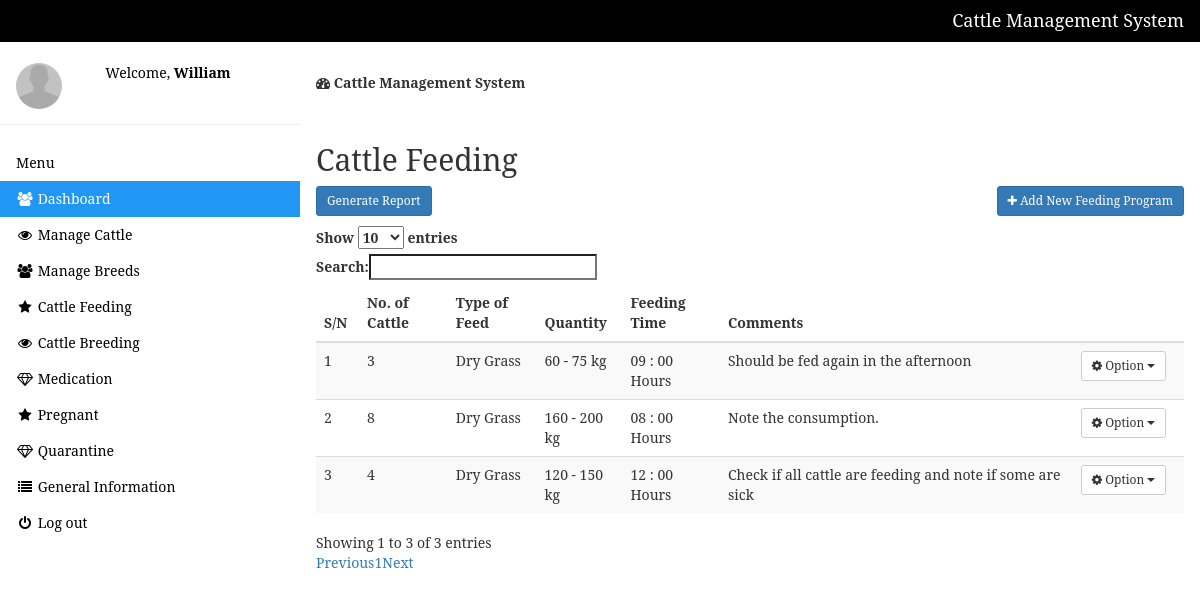
The app's page /feeding.php (signed in) with its own data.
### tables this page shows
CREATE TABLE `feeding` (
  `id` int NOT NULL,
  `nocattle` varchar(50) NOT NULL,
  `feed` varchar(50) NOT NULL,
  `quantity` varchar(50) NOT NULL,
  `feed_time` varchar(50) NOT NULL,
  `comments` text NOT NULL
);

### feeding.php (the view, shortened to what this page needs)
<?php include 'setting/system.php'; ?>
<?php include 'theme/head.php'; ?>
<?php include 'theme/sidebar.php'; ?>
<div class="w3-main" style="margin-left:300px;margin-top:43px;">
  <header class="w3-container" style="padding-top:22px">
    <h5><b><i class="fa fa-dashboard"></i> Cattle Management System</b></h5>
  </header>
 <div class="w3-container" style="padding-top:22px">
 <div class="w3-row">
 	<h2>Cattle Feeding</h2>
   <a id="pdf" href="feed-pdf.php" class="btn btn-sm btn-primary pull-left"><i class="fa fa-pdf"></i>Generate Report</a>
  <a href="add-feed.php" class="btn btn-sm btn-primary pull-right"><i class="fa fa-plus"></i> Add New Feeding Program</a><br><br>
 <div class="table-responsive">
 	<table class="table table-hover table-striped" id="table">
 		<thead>
 			<tr>
                <th>S/N</th>
 				<th>No. of Cattle</th>
 				<th>Type of Feed</th>
 				<th>Quantity</th>
 				<th>Feeding Time</th>
 				<th>Comments</th>
        <th></th>
 			</tr>
 		</thead>
 		<tbody>
 			<?php
       $all_cattle = $db->query("SELECT * FROM feeding ");
       $fetch = $all_cattle->fetchAll(PDO::FETCH_OBJ);
        foreach($fetch as $data){
        ?>
          <tr>
            <td><?php echo $data->id ?></td>
            <td><?php echo $data->nocattle ?></td>
            <td><?php echo $data->feed ?></td>
            <td><?php echo $data->quantity ?></td>
            <td><?php echo $data->feed_time ?></td>
            <td><?php echo wordwrap($data->comments,300,'<br>'); ?></td>
            <td>
               <div class="dropdown">
                  <button class="btn btn-sm btn-default dropdown-toggle" type="button" data-toggle="dropdown"><i class="fa fa-cog"></i> Option
                  <span class="caret"></span></button>
                </div>
            </td>
          </tr>
      <?php
       }
      ?>
 		</tbody>
 	</table>
 </div>
 </div>
</div>
</div>

### theme/head.php (style rules this page uses)
body { font-family: 'Serif'; background-color: #FFFFFF; }

### records on screen
feeding: id "1", nocattle "3", feed "Dry Grass", quantity "60 - 75 kg", feed_time "09 : 00 Hours", comments "Should be fed again in the afternoon"
feeding: id "2", nocattle "8", feed "Dry Grass", quantity "160 - 200 kg", feed_time "08 : 00 Hours", comments "Note the consumption."
feeding: id "3", nocattle "4", feed "Dry Grass", quantity "120 - 150 kg", feed_time "12 : 00 Hours", comments "Check if all cattle are feeding and note if some are sick"

### other values on screen
NAME_ "Cattle Management System"
$_SESSION['user'] "William"
